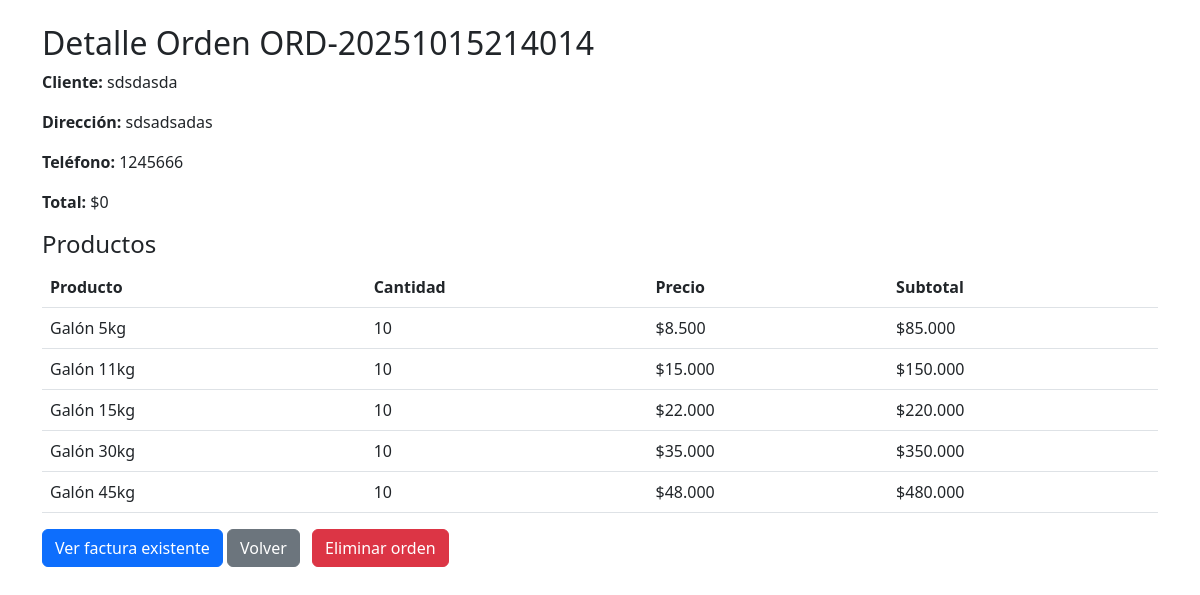
Screenshot of /ordenes/ver/2 (signed in) with the database file from the repository.
### tables this page shows
CREATE TABLE ordenes_compra (
                id INTEGER PRIMARY KEY AUTOINCREMENT,
                numero_orden TEXT UNIQUE NOT NULL,
                cliente TEXT NOT NULL,
                direccion TEXT NOT NULL,
                telefono TEXT NOT NULL,
                comuna TEXT NOT NULL,
                region TEXT NOT NULL,
                productos TEXT NOT NULL,
                precios REAL NOT NULL,
                fecha_creacion DATETIME DEFAULT CURRENT_TIMESTAMP
            , total REAL DEFAULT 0);

CREATE TABLE productos (
                id INTEGER PRIMARY KEY AUTOINCREMENT,
                nombre TEXT UNIQUE NOT NULL,
                tipo TEXT NOT NULL,
                capacidad TEXT NOT NULL,
                precio REAL NOT NULL,
                activo BOOLEAN DEFAULT 1,
                fecha_creacion DATETIME DEFAULT CURRENT_TIMESTAMP
            );

### webapp/controllers/orden_controller.py (the view)
@bp.route('/ver/<int:orden_id>', methods=['GET'])
def ver_orden(orden_id):
    if "user" not in session:
        return redirect(url_for("login.login"))
    orden = obtener_orden(orden_id)
    if not orden:
        return "Orden no encontrada", 404
    factura = obtener_factura_por_orden(orden_id)
    return render_template('orden_detalle.html', orden=orden, factura=factura)

### webapp/models/database.py (called while the page is built)
def get_connection():
    conn = sqlite3.connect(DB_PATH)
    conn.row_factory = sqlite3.Row
    return conn

### webapp/models/factura_model.py (called while the page is built)
def obtener_factura_por_orden(orden_id):
    conn = get_connection()
    cur = conn.cursor()
    cur.execute("SELECT * FROM facturas WHERE orden_id=?", (orden_id,))
    row = cur.fetchone()
    conn.close()
    return dict(row) if row else None

### webapp/templates/orden_detalle.html (shortened to what this page needs)
<!doctype html>
<html>
<head>
  <link href="https://cdn.jsdelivr.net/npm/bootstrap@5.3.0/dist/css/bootstrap.min.css" rel="stylesheet">
</head>
<body class="p-4">
  <div class="container">
    <h2>Detalle Orden {{ orden.numero_orden }}</h2>
    <p><strong>Cliente:</strong> {{ orden.cliente }}</p>
    <p><strong>Dirección:</strong> {{ orden.direccion }}</p>
    <p><strong>Teléfono:</strong> {{ orden.telefono }}</p>
    <p><strong>Total:</strong> {{ orden.total|clp }}</p>
    <h4>Productos</h4>
    <table class="table">
      <thead><tr><th>Producto</th><th>Cantidad</th><th>Precio</th><th>Subtotal</th></tr></thead>
      <tbody>
        {% for p in orden.productos %}
          <tr>
            <td>{{ p.nombre }}</td>
            <td>{{ p.cantidad }}</td>
            <td>{{ p.precio|clp }}</td>
            <td>{{ p.subtotal|clp }}</td>
          </tr>
        {% endfor %}
      </tbody>
    </table>
    <div class="mt-3">
      {% if factura %}
        <a class="btn btn-primary" href="{{ url_for('factura.detalle_factura', factura_id=factura.id) }}">Ver factura existente</a>
      {% else %}
        <a class="btn btn-success" href="{{ url_for('factura.crear_factura_view', orden_id=orden.id) }}">Generar factura</a>
      {% endif %}
      <a class="btn btn-secondary" href="{{ url_for('orden.listar_ordenes_view') }}">Volver</a>
      <form method="post" action="{{ url_for('orden.eliminar_orden_view', orden_id=orden.id) }}" style="display:inline" onsubmit="return confirm('¿Eliminar esta orden? Esta acción no se puede deshacer.')">
        <button type="submit" class="btn btn-danger ms-2">Eliminar orden</button>
      </form>
    </div>
  </div>
</body>
</html>

### rows the page displays
ordenes_compra: numero_orden "ORD-20251015214014", cliente "sdsdasda", direccion "sdsadsadas", telefono "1245666", total|clp "$0"
productos: nombre "Galón 5kg", cantidad "10", precio|clp "$8.500", subtotal|clp "$85.000"
productos: nombre "Galón 11kg", cantidad "10", precio|clp "$15.000", subtotal|clp "$150.000"
productos: nombre "Galón 15kg", cantidad "10", precio|clp "$22.000", subtotal|clp "$220.000"
productos: nombre "Galón 30kg", cantidad "10", precio|clp "$35.000", subtotal|clp "$350.000"
productos: nombre "Galón 45kg", cantidad "10", precio|clp "$48.000", subtotal|clp "$480.000"
